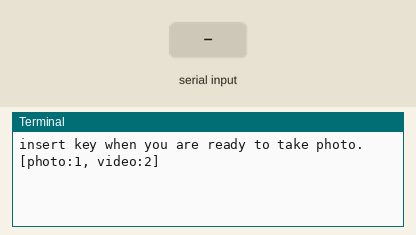
This program was run on a simulated Raspberry Pi (BCM pin numbers). On the bench: the last lines printed to the terminal. Inputs (shaded band) come from the test bench. The clock reads 2024-03-15 10:24:30 at power-on unless the program sets it; the camera gives no picture and a still takes 0.5 s.

Above: at 1.2 s.
1.3 s: "1" typed at the terminal, then Enter
At 1.7 s:
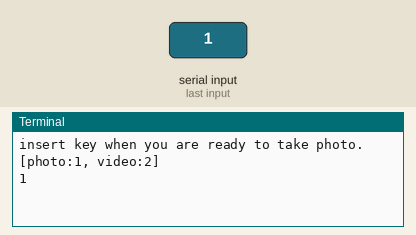
2.8 s: "2" typed at the terminal, then Enter
At 3.4 s:
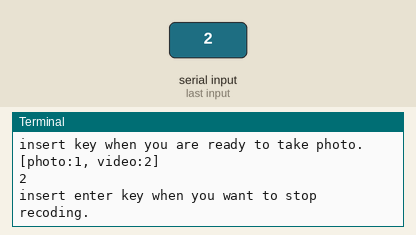
4.3 s: "0" typed at the terminal, then Enter
At 5.7 s:
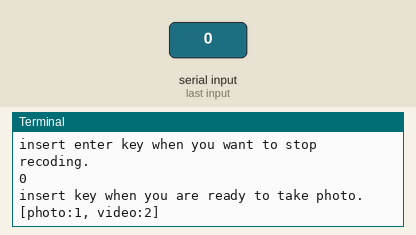

Measured:
- after the input at 1.3 s, the terminal: prints a new line at once (image 1)
- after the input at 2.8 s, the terminal: prints a new line at once (image 2)
- after the input at 4.3 s, the terminal: prints a new line at once (image 3)

The program:

picameara.py
```python
import time
import picamera

with picamera.PiCamera() as camera:
    try:
        camera.start_preview()
        while True:
            shutter = eval(input('insert key when you are ready to take photo. [photo:1, video:2] '))
            now_str = time.strftime("%Y%m%d-%H%M%S")
            if shutter == 1:
                camera.capture('/home/pi/photo%s.jpg' %now_str)
            elif shutter == 2:
                camera.start_recording('/home/pi/video%s.h264' %now_str)
                input('insert enter key when you want to stop recoding.')
                camera.stop_recording()
    finally:
        camera.stop_preview()
    
```
